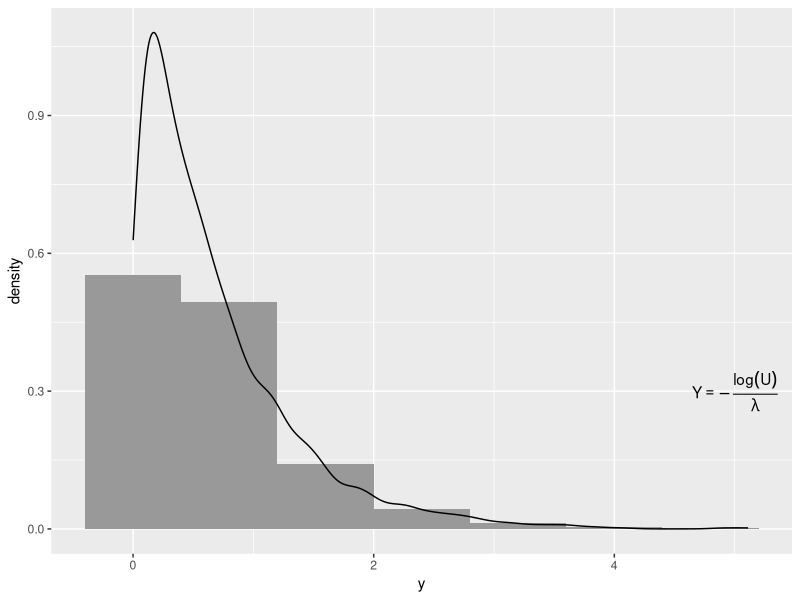
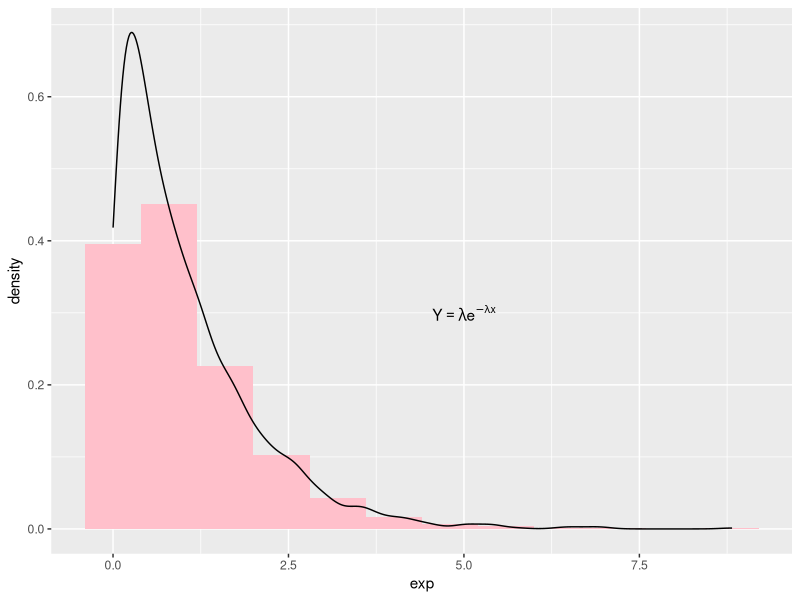

Write the R code that produced these figures, in order. (Note: this script raises an error after producing the figures.)
###Simulation par la méthode d'inversion 
library(ggplot2)
library(reshape)
##Loi exponentielle
n=2000
x<-runif(n)
y<-(-log(x)/1.5)
exp<-rexp(n)
#grpahe général
par(mfrow=c(1,2))
p<-ggplot(NULL,aes(x=y,y=..density..))+geom_histogram(binwidth=0.8,fill="grey60",coulour="black",size=0.2)+geom_density()
p + annotate("text", x=5, y=0.3, parse=TRUE,
             label="Y==-frac(log(U),lambda)")

p<-ggplot(NULL,aes(x=exp,y=..density..))+geom_histogram(binwidth=0.8,fill="pink",coulour="black",size=0.2)+geom_density()
p + annotate("text", x=5, y=0.3, parse=TRUE,
             label=" Y==lambda*e^{-lambda*x}")

#Loi de Weidbull

#Loi de Poisson 
n=10^4
lambda=100
spread=3*sqrt(lambda)
t=round(seq(max(0,lambda-spread),lambda+spread,1))
prob=ppois(t, lambda)
Y=rep(0,n)
for (i in 1:n){
  u=runif(1)
  Y[i]=t[1]+sum(prob<u) }

poisson<-rpois(n,lambda)


hist(poiss,col="pink",breaks=20)

help(hist)
poisson_r<-ggplot(prob)
poisson_R<-ggplot(NULL,aes(x=poisson,y=..density..))+
  geom_histogram(binwidth=0.8,fill="pink",coulour="black",size=0.1)+geom_density()
poisson_R + annotate("text", x=125, y=0.04, parse=TRUE,
             label="Y==frac(lambda^(k)*e^{-lambda},factorial(k))")
poisson_R 
poisson_inv<-ggplot(NULL,aes(x=Y,y=..density..))+geom_histogram(binwidth=0.8,fill="grey60",coulour="black",size=0.2)+geom_density()
poisson_inv+annotate("text", x=125, y=0.04, parse=TRUE,
                    label="Y==t+sum(prob<u) ")
poisson_inv


#centrale limite
n<-10000
ytcl<-rep(0,n)
for(i in 1:n){
  x=runif(n)
  ytcl[i] =(sum(x)-n/2)/sqrt(n/12) 
  }

tcl<-ggplot(NULL,aes(x=ytcl,y=..density..))+
  geom_histogram(binwidth=0.3,fill="grey60",coulour="black",size=0.2)+geom_density()
tcl+annotate("text", x=-3.5, y=0.3, parse=TRUE,
             label="Y==frac(sum(X[i],i=1,n)-n/2,sqrt(n/12))")

normal<-rnorm(n)
normalp<-ggplot(NULL,aes(x=normal,y=..density..))+
  geom_histogram(binwidth=0.8,fill="pink",coulour="black",size=0.1)+geom_density()
normalp +annotate("text", x=2.5, y=0.3, parse=TRUE,
                     label="Y==frac(1,sqrt(2*pi))*e^{frac(-x^2,2)}")

sqrt(2)
sd(ytcl)
mean(ytcl)
hist(ytcl)

#Box Muller 


size = 15000
u = runif(size) 
v = runif(size)

y1=rep(0,size)
y2=rep(0,size)

for (i in 1:size){
  y1[i] = sqrt(-2*log(u[i]))*cos(2*pi*v[i])
  y2[i] = sqrt(-2*log(u[i]))*sin(2*pi*v[i])
}


box_muller<-c(y1,y2)

pbox<-ggplot(NULL,aes(x=box_muller,y=..density..))+
  geom_histogram(binwidth=0.3,fill="grey60",coulour="black",size=0.2)+geom_density()
pbox+annotate("text", x=2, y=0.3, parse=TRUE,
             label="Y ==f(Y1,Y2)")

normal<-rnorm(size)
normalp<-ggplot(NULL,aes(x=normal,y=..density..))+
  geom_histogram(binwidth=10,fill="pink",coulour="black",size=0.1)+geom_density()
normalp +annotate("text", x=2.5, y=0.3, parse=TRUE,
                  label="Y==frac(1,sqrt(2*pi))*e^{frac(-x^2,2)}")

system.time()

#loi Binomial

Uni_binom<-function(s0,n0,p0){
  cp=pbinom(c(0:n0),n0,p0)
  X=array(0,c(s0,1))
  for (i in 1:s0){
    u=runif(1)
    X[i]=sum(cp<u)
  }
  return(X)
}
uni_Bin<-Uni_binom(8000,30,0.5)

pUni_binom<-ggplot(NULL,aes(x=uni_Bin,y=..density..))+
  geom_histogram(binwidth=1,fill="grey60",coulour="black",size=0.2)+geom_density()
pUni_binom+annotate("text", x=20, y=0.15, parse=TRUE,
              label="Y==sum(P(U<p))")


help("rbinom")
Rbinom<-rbinom(8000,30,0.5)
hist(Rbinom)

pRbinom<-ggplot(NULL,aes(x=Rbinom,y=..density..))+
  geom_histogram(binwidth=1,fill="pink",coulour="black",size=0.1)+geom_density()
pRbinom+annotate("text", x=20, y=0.15, parse=TRUE,
                  label=" Y %~% B(8000,0.5)" )




#Loi géométriqque 
help(rgeom)
Dgeom<-rpareto(8000,1/2)
pgeom<-ggplot(NULL,aes(x=Dgeom,y=..density..))+
  geom_histogram(binwidth=0.8,fill="pink",coulour="black",size=0.1)+geom_density()
pgeom+annotate("text", x=10, y=0.75, parse=TRUE,
                 label=" Y %~% G(8000,0.5)" )



Uni_geom<-function(n,p){
  U =runif(n)
  X<-rep(0,n)
  for (i in 1:n){

    X[i]=1+log(U[i]/log(1-p))
  }
  return(X)
}

Uni_geom(8000,1/2)
rpareto(n, m, s)


n=8000
x<-runif(n)


##loi de weibull
uni_weib<-(log(x)^(1/6))
puni_weib<-ggplot(NULL,aes(x=uni_weib,y=..density..))+
  geom_histogram(binwidth=0.8,fill="grey",coulour="black",size=0.1)+geom_density()+scale_x_sqrt()
puni_weib+annotate("text", x=20, y=0.4, parse=TRUE,
               label=" Y==-(log(u))^k" )
help("geom_histogram")

plot(df1)

help("rweibull")
library(stats)
weib<-rweibull(8000,1)
pweib<-ggplot(NULL,aes(x=weib,y=..density..))+
  geom_histogram(binwidth=0.8,fill="pink",coulour="black",size=0.1)+geom_density()
pweib
+annotate("text", x=20, y=0.4, parse=TRUE,
              label=" Y==1-e^(-x^(k))" )

system.time
